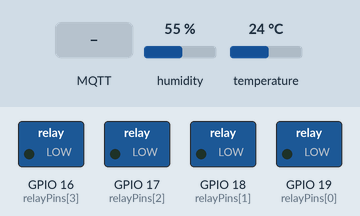
This program was run on a simulated ESP32. On the bench: switched loads named in the program (green lamp = pin HIGH). The inputs (shaded band) are chosen by the test bench; at power-on: humidity 55 %, temperature 24 °C. WiFi joins after 1.5 s; servers stay silent unless stated; no MQTT or app messages arrive unless stated; what the program prints to the serial monitor is not drawn.

Above: at 2.7 s.
2.8 s: MQTT message "ON" arrives on the first subscribed topic
At 4.0 s:
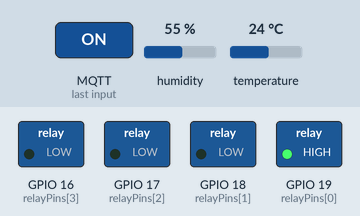
4.3 s: MQTT message "ON" arrives on the second subscribed topic
At 5.4 s:
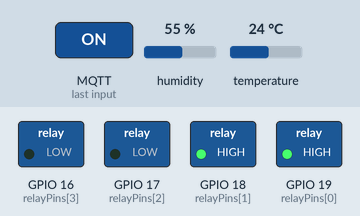
5.8 s: MQTT message "1" arrives on the first subscribed topic
At 6.5 s:
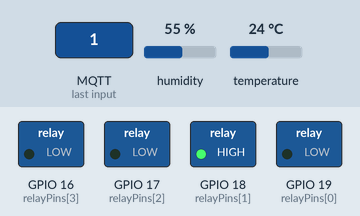
7.3 s: MQTT message "ON" arrives on the third subscribed topic
At 7.7 s:
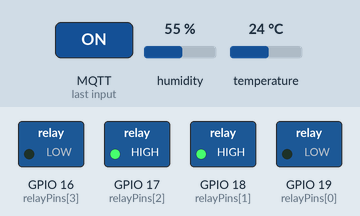
8.8 s: MQTT message "on" arrives on the second subscribed topic
At 10.0 s:
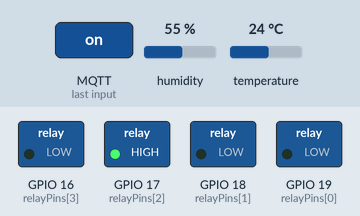
10.3 s: MQTT message "1" arrives on the third subscribed topic
At 11.1 s:
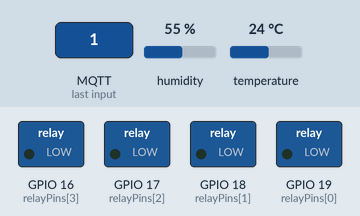
Timing chart, 0 to 12.8 s (numbered marks = the images above; inputs shaded):
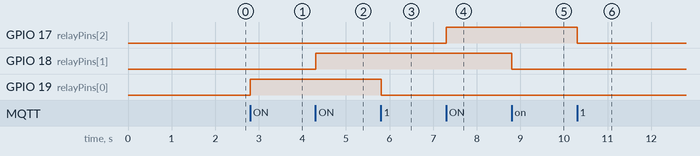

The program:

main.cpp
```cpp
#include <Arduino.h>
#include <WiFi.h>
#include <PubSubClient.h>
#include <DHT.h>

// Setup DHT sensor
#define DHTPIN 14
#define DHTTYPE DHT22
DHT dht(DHTPIN, DHTTYPE);

// WiFi credentials
#define WIFI_NAME "Wokwi-GUEST"
#define WIFI_PASS ""

// MQTT credentials
#define MQTT_SERVER "broker.emqx.io"
#define MQTT_PORT 1883
#define MQTT_CLIENT_ID "67098633"

#define MQTT_TEMP_TOPIC "67098633/temp"
#define MQTT_HUM_TOPIC "67098633/hum"
#define MQTT_HUMI_TOPIC "67098633/humi"
#define MQTT_TEST_TOPIC "67098633/test"

// MQTT Relay Topics
#define MQTT_RELAY1 "67098633/relay1"
#define MQTT_RELAY2 "67098633/relay2"
#define MQTT_RELAY3 "67098633/relay3"
#define MQTT_RELAY4 "67098633/relay4"

// กำหนดขารีเลย์
const int relayPins[] = {19, 18, 17, 16};  // รีเลย์ 4 ตัว (GPIO 19, 18, 17, 16)

WiFiClient wifiClient;
PubSubClient mqtt(wifiClient);

unsigned long lastReadTime = 0;
const long interval = 5000;  // อ่านค่า DHT ทุก 5 วินาที

void connectWiFi();
void connectMQTT();
void publishDHTData();
void controlRelay(String topic, String command);
void mqttCallback(char *topic, byte *payload, unsigned int length);

void setup() {
    Serial.begin(115200);
    Serial.println("\n🚀 ESP32 Booting up...");

    // ตั้งค่า GPIO สำหรับรีเลย์
    for (int i = 0; i < 4; i++) {
        pinMode(relayPins[i], OUTPUT);
        digitalWrite(relayPins[i], LOW); // ตั้งค่าเริ่มต้นให้รีเลย์ปิด (Active LOW)
    }

    Serial.println("📡 Connecting to WiFi...");
    connectWiFi();

    Serial.println("🔗 Connecting to MQTT...");
    mqtt.setServer(MQTT_SERVER, MQTT_PORT);
    mqtt.setCallback(mqttCallback);

    dht.begin();
    Serial.println("🌡️ DHT Sensor Initialized!");
}

void loop() {
    if (!mqtt.connected()) {
        connectMQTT();
    }
    mqtt.loop();

    // ใช้ millis() แทน delay() เพื่อให้ลูปทำงานต่อเนื่อง
    if (millis() - lastReadTime >= interval) {
        lastReadTime = millis();
        publishDHTData();
    }
}

void connectWiFi() {
    WiFi.begin(WIFI_NAME, WIFI_PASS);
    while (WiFi.status() != WL_CONNECTED) {
        delay(500);
        Serial.print(".");
    }
    Serial.println("\n✅ WiFi Connected!");
    Serial.print("📶 IP Address: ");
    Serial.println(WiFi.localIP());
}

void connectMQTT() {
    while (!mqtt.connected()) {
        Serial.print("\n🔌 Connecting to MQTT... ");
        if (mqtt.connect(MQTT_CLIENT_ID)) {
            Serial.println("✅ Connected!");
            mqtt.publish(MQTT_TEST_TOPIC, "ESP32 Connected to MQTT!");

            // แจ้งสถานะรีเลย์
            mqtt.publish(MQTT_RELAY1, "Connected to relay1");
            mqtt.publish(MQTT_RELAY2, "Connected to relay2");
            mqtt.publish(MQTT_RELAY3, "Connected to relay3");
            mqtt.publish(MQTT_RELAY4, "Connected to relay4");

            // Subscribe MQTT Relay ทั้ง 4 ตัว
            mqtt.subscribe(MQTT_RELAY1);
            mqtt.subscribe(MQTT_RELAY2);
            mqtt.subscribe(MQTT_RELAY3);
            mqtt.subscribe(MQTT_RELAY4);

            Serial.println("📡 Subscribed to MQTT Relay Control!");
        } else {
            Serial.print("❌ Failed! (Error Code: ");
            Serial.print(mqtt.state());
            Serial.println(") Retrying in 5 seconds...");
            delay(5000);
        }
    }
}

void publishDHTData() {
    float temp = dht.readTemperature();
    float hum = dht.readHumidity();

    if (isnan(temp) || isnan(hum)) {
        Serial.println("⚠️ Failed to read from DHT sensor!");
        return;
    }

    Serial.println("--------------------------------------------------");
    Serial.printf("🌡️ Temperature: %.2f °C\n", temp);
    Serial.printf("💧 Humidity: %.2f %%\n", hum);
    Serial.println("--------------------------------------------------");

    String tempString = String(temp);
    String humString = String(hum);

    mqtt.publish(MQTT_TEMP_TOPIC, tempString.c_str());
    mqtt.publish(MQTT_HUM_TOPIC, humString.c_str());
    mqtt.publish(MQTT_HUMI_TOPIC, humString.c_str());

    Serial.println("📤 Data sent to MQTT!");
}

void mqttCallback(char* topic, byte* payload, unsigned int length) {
    payload[length] = '\0';
    String command = String((char*)payload);

    Serial.println("\n📩 Incoming MQTT Message:");
    Serial.printf("📌 Topic: %s\n", topic);
    Serial.printf("📜 Message: %s\n", command.c_str());

    // ตรวจจับ MQTT Topics และควบคุมรีเลย์
    controlRelay(String(topic), command);
}

void controlRelay(String topic, String command) {
    Serial.println("🔧 Processing Relay Command...");

    if (topic == MQTT_RELAY1) {
        digitalWrite(relayPins[0], (command == "ON") ? HIGH : LOW);
        Serial.printf("✅ Relay 1 %s (Active LOW System)\n", command.c_str());
    } else if (topic == MQTT_RELAY2) {
        digitalWrite(relayPins[1], (command == "ON") ? HIGH : LOW);
        Serial.printf("✅ Relay 2 %s (Active LOW System)\n", command.c_str());
    } else if (topic == MQTT_RELAY3) {
        digitalWrite(relayPins[2], (command == "ON") ? HIGH : LOW);
        Serial.printf("✅ Relay 3 %s (Active LOW System)\n", command.c_str());
    } else if (topic == MQTT_RELAY4) {
        digitalWrite(relayPins[3], (command == "ON") ? HIGH : LOW);
        Serial.printf("✅ Relay 4 %s (Active LOW System)\n", command.c_str());
    } else {
        Serial.println("⚠️ Unknown Relay Command!");
    }
}
```

Measured:
- after the input at 2.8 s, GPIO 19 (relayPins[0]): LOW → HIGH at once
- after the input at 4.3 s, GPIO 18 (relayPins[1]): LOW → HIGH at once
- after the input at 5.8 s, GPIO 19 (relayPins[0]): HIGH → LOW at once
- after the input at 7.3 s, GPIO 17 (relayPins[2]): LOW → HIGH at once
- after the input at 8.8 s, GPIO 18 (relayPins[1]): HIGH → LOW at once
- after the input at 10.3 s, GPIO 17 (relayPins[2]): HIGH → LOW at once
